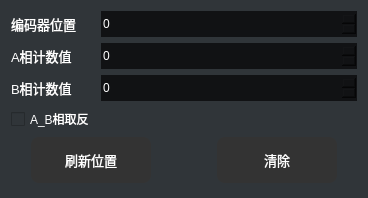
<?xml version="1.0" encoding="UTF-8"?>
<ui version="4.0">
 <class>ins_encodeVerify</class>
 <widget class="QDialog" name="ins_encodeVerify">
  <property name="geometry">
   <rect>
    <x>0</x>
    <y>0</y>
    <width>368</width>
    <height>198</height>
   </rect>
  </property>
  <property name="windowTitle">
   <string>Dialog</string>
  </property>
  <property name="styleSheet">
   <string notr="true">background-color: #303539</string>
  </property>
  <layout class="QGridLayout" name="gridLayout">
   <item row="0" column="0">
    <widget class="QLabel" name="label_70">
     <property name="sizePolicy">
      <sizepolicy hsizetype="Fixed" vsizetype="Preferred">
       <horstretch>0</horstretch>
       <verstretch>0</verstretch>
      </sizepolicy>
     </property>
     <property name="minimumSize">
      <size>
       <width>58</width>
       <height>0</height>
      </size>
     </property>
     <property name="font">
      <font>
       <pointsize>10</pointsize>
      </font>
     </property>
     <property name="styleSheet">
      <string notr="true">color: rgb(255, 255, 255);</string>
     </property>
     <property name="text">
      <string>编码器位置</string>
     </property>
    </widget>
   </item>
   <item row="0" column="1">
    <widget class="QDoubleSpinBox" name="insHeight">
     <property name="minimumSize">
      <size>
       <width>170</width>
       <height>26</height>
      </size>
     </property>
     <property name="styleSheet">
      <string notr="true">color: rgb(255, 255, 255);
background-color: rgb(17, 18, 20);
border:none;</string>
     </property>
     <property name="decimals">
      <number>0</number>
     </property>
     <property name="minimum">
      <double>-99999999999.000000000000000</double>
     </property>
     <property name="maximum">
      <double>99999999999.000000000000000</double>
     </property>
     <property name="value">
      <double>0.000000000000000</double>
     </property>
    </widget>
   </item>
   <item row="1" column="0">
    <widget class="QLabel" name="label_71">
     <property name="sizePolicy">
      <sizepolicy hsizetype="Fixed" vsizetype="Preferred">
       <horstretch>0</horstretch>
       <verstretch>0</verstretch>
      </sizepolicy>
     </property>
     <property name="minimumSize">
      <size>
       <width>58</width>
       <height>0</height>
      </size>
     </property>
     <property name="font">
      <font>
       <pointsize>10</pointsize>
      </font>
     </property>
     <property name="styleSheet">
      <string notr="true">color: rgb(255, 255, 255);</string>
     </property>
     <property name="text">
      <string>A相计数值</string>
     </property>
    </widget>
   </item>
   <item row="1" column="1">
    <widget class="QDoubleSpinBox" name="insWidth">
     <property name="minimumSize">
      <size>
       <width>170</width>
       <height>26</height>
      </size>
     </property>
     <property name="styleSheet">
      <string notr="true">background-color: rgb(17, 18, 20);
border:none;
color: rgb(255, 255, 255);</string>
     </property>
     <property name="decimals">
      <number>0</number>
     </property>
     <property name="minimum">
      <double>-9999999999.000000000000000</double>
     </property>
     <property name="maximum">
      <double>999999999999999.000000000000000</double>
     </property>
     <property name="value">
      <double>0.000000000000000</double>
     </property>
    </widget>
   </item>
   <item row="2" column="0">
    <widget class="QLabel" name="label_72">
     <property name="sizePolicy">
      <sizepolicy hsizetype="Fixed" vsizetype="Preferred">
       <horstretch>0</horstretch>
       <verstretch>0</verstretch>
      </sizepolicy>
     </property>
     <property name="minimumSize">
      <size>
       <width>58</width>
       <height>0</height>
      </size>
     </property>
     <property name="font">
      <font>
       <pointsize>10</pointsize>
      </font>
     </property>
     <property name="styleSheet">
      <string notr="true">color: rgb(255, 255, 255);</string>
     </property>
     <property name="text">
      <string>B相计数值</string>
     </property>
    </widget>
   </item>
   <item row="2" column="1">
    <widget class="QDoubleSpinBox" name="insWidth_2">
     <property name="minimumSize">
      <size>
       <width>170</width>
       <height>26</height>
      </size>
     </property>
     <property name="styleSheet">
      <string notr="true">background-color: rgb(17, 18, 20);
border:none;
color: rgb(255, 255, 255);</string>
     </property>
     <property name="decimals">
      <number>0</number>
     </property>
     <property name="minimum">
      <double>-9999999999.000000000000000</double>
     </property>
     <property name="maximum">
      <double>999999999999.000000000000000</double>
     </property>
     <property name="value">
      <double>0.000000000000000</double>
     </property>
    </widget>
   </item>
   <item row="3" column="0">
    <widget class="QCheckBox" name="checkBox">
     <property name="styleSheet">
      <string notr="true">color: rgb(255, 255, 255);</string>
     </property>
     <property name="text">
      <string>A_B相取反</string>
     </property>
    </widget>
   </item>
   <item row="4" column="0" colspan="2">
    <layout class="QHBoxLayout" name="horizontalLayout">
     <item>
      <spacer name="horizontalSpacer">
       <property name="orientation">
        <enum>Qt::Horizontal</enum>
       </property>
       <property name="sizeType">
        <enum>QSizePolicy::Fixed</enum>
       </property>
       <property name="sizeHint" stdset="0">
        <size>
         <width>20</width>
         <height>20</height>
        </size>
       </property>
      </spacer>
     </item>
     <item>
      <widget class="QPushButton" name="ModbusClientBtn_11">
       <property name="sizePolicy">
        <sizepolicy hsizetype="Fixed" vsizetype="Fixed">
         <horstretch>0</horstretch>
         <verstretch>0</verstretch>
        </sizepolicy>
       </property>
       <property name="minimumSize">
        <size>
         <width>120</width>
         <height>46</height>
        </size>
       </property>
       <property name="maximumSize">
        <size>
         <width>120</width>
         <height>46</height>
        </size>
       </property>
       <property name="font">
        <font>
         <pointsize>10</pointsize>
        </font>
       </property>
       <property name="styleSheet">
        <string notr="true">#ModbusClientBtn_11
{
border-radius:8px;
color: #FFFFFF;
 background-color: #333333; 

}

#ModbusClientBtn_11::hover
{	
color: #FFFFFF;

background-color: #1781b5;

}

#ModbusClientBtn_11::pressed,QPushButton::checked
{
    color: #FFFFFF;
   background-color: #718093;
}</string>
       </property>
       <property name="text">
        <string>刷新位置</string>
       </property>
       <property name="icon">
        <iconset>
         <normaloff>:/Res/LEDOFF.png</normaloff>:/Res/LEDOFF.png</iconset>
       </property>
      </widget>
     </item>
     <item>
      <spacer name="horizontalSpacer_2">
       <property name="orientation">
        <enum>Qt::Horizontal</enum>
       </property>
       <property name="sizeHint" stdset="0">
        <size>
         <width>40</width>
         <height>20</height>
        </size>
       </property>
      </spacer>
     </item>
     <item>
      <widget class="QPushButton" name="ModbusClientBtn_12">
       <property name="sizePolicy">
        <sizepolicy hsizetype="Fixed" vsizetype="Fixed">
         <horstretch>0</horstretch>
         <verstretch>0</verstretch>
        </sizepolicy>
       </property>
       <property name="minimumSize">
        <size>
         <width>120</width>
         <height>46</height>
        </size>
       </property>
       <property name="maximumSize">
        <size>
         <width>120</width>
         <height>46</height>
        </size>
       </property>
       <property name="font">
        <font>
         <pointsize>10</pointsize>
        </font>
       </property>
       <property name="styleSheet">
        <string notr="true">#ModbusClientBtn_12
{
border-radius:8px;
color: #FFFFFF;
 background-color: #333333; 

}

#ModbusClientBtn_12::hover
{	
color: #FFFFFF;

background-color: #1781b5;

}

#ModbusClientBtn_12::pressed,QPushButton::checked
{
    color: #FFFFFF;
   background-color: #718093;
}</string>
       </property>
       <property name="text">
        <string>清除</string>
       </property>
       <property name="icon">
        <iconset>
         <normaloff>:/Res/LEDOFF.png</normaloff>:/Res/LEDOFF.png</iconset>
       </property>
      </widget>
     </item>
     <item>
      <spacer name="horizontalSpacer_3">
       <property name="orientation">
        <enum>Qt::Horizontal</enum>
       </property>
       <property name="sizeType">
        <enum>QSizePolicy::Fixed</enum>
       </property>
       <property name="sizeHint" stdset="0">
        <size>
         <width>20</width>
         <height>20</height>
        </size>
       </property>
      </spacer>
     </item>
    </layout>
   </item>
  </layout>
 </widget>
 <resources/>
 <connections/>
</ui>
